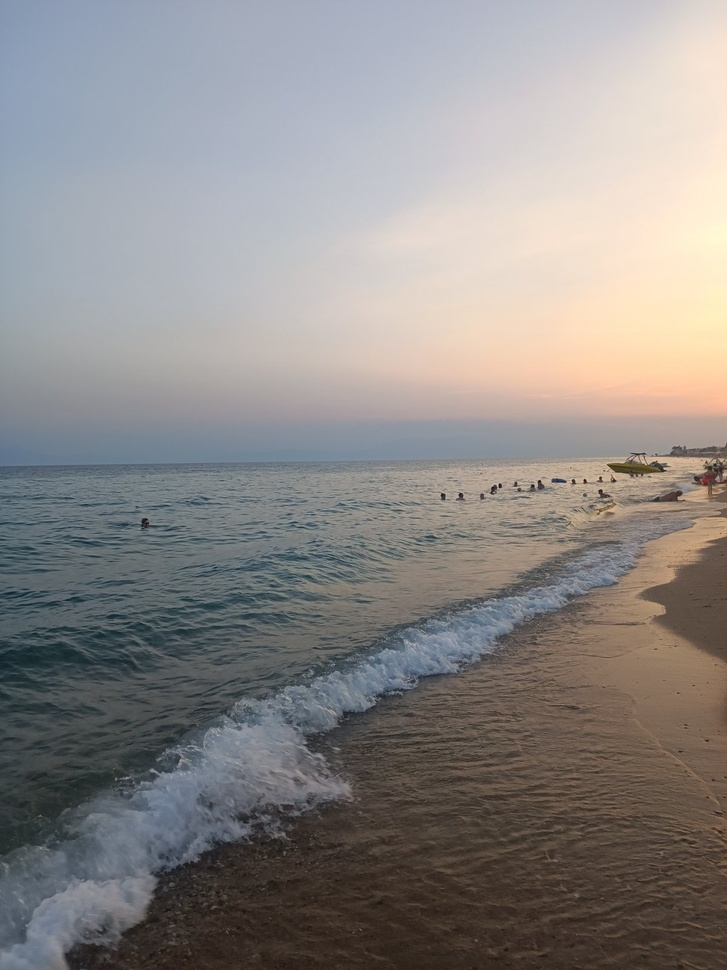
#> input picture gingham.jpg, 727 x 970 px, shrunk from 1200 x 1600 before the run, found by its file name
$ python Gingham.py
#> lines starting #> are read from the running program, lines starting #| are printed output that depends on the picture
#> further down, image is the input picture: shape (970, 727, 3); mean B, G, R 135.2, 136.8, 140.4
import cv2
import numpy as np
import matplotlib.pyplot as plt

def apply_gingham(image):
    image = image.astype(np.float32) / 255.0

    brightness = 0.5
    contrast = 1.1

    red_channel = [1.1, 0.0]
    green_channel = [1.1, 0.0]
    blue_channel = [1.2, 0.1]

    image = cv2.addWeighted(image, contrast, image, 0, brightness - 0.5)

    image[:, :, 2] = np.minimum(1.0, np.maximum(0.0, image[:, :, 2] * red_channel[0] + red_channel[1]))
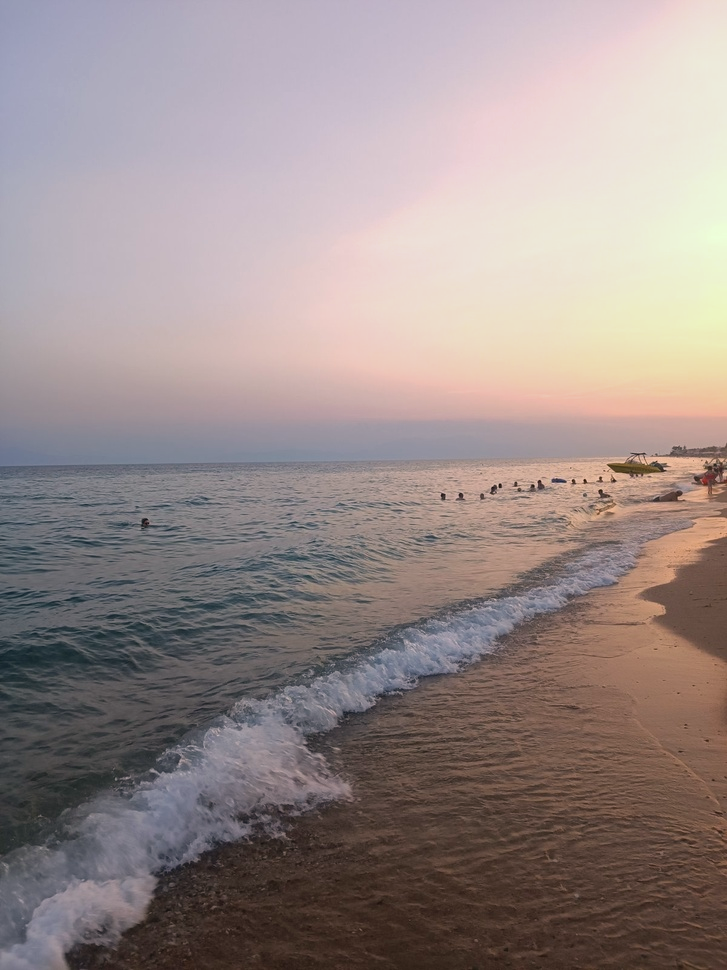
#> image: shape (970, 727, 3) float32; mean of channels 0, 1, 2 0.583, 0.59, 0.647; drawn with min black and max white
    image[:, :, 1] = np.minimum(1.0, np.maximum(0.0, image[:, :, 1] * green_channel[0] + green_channel[1]))
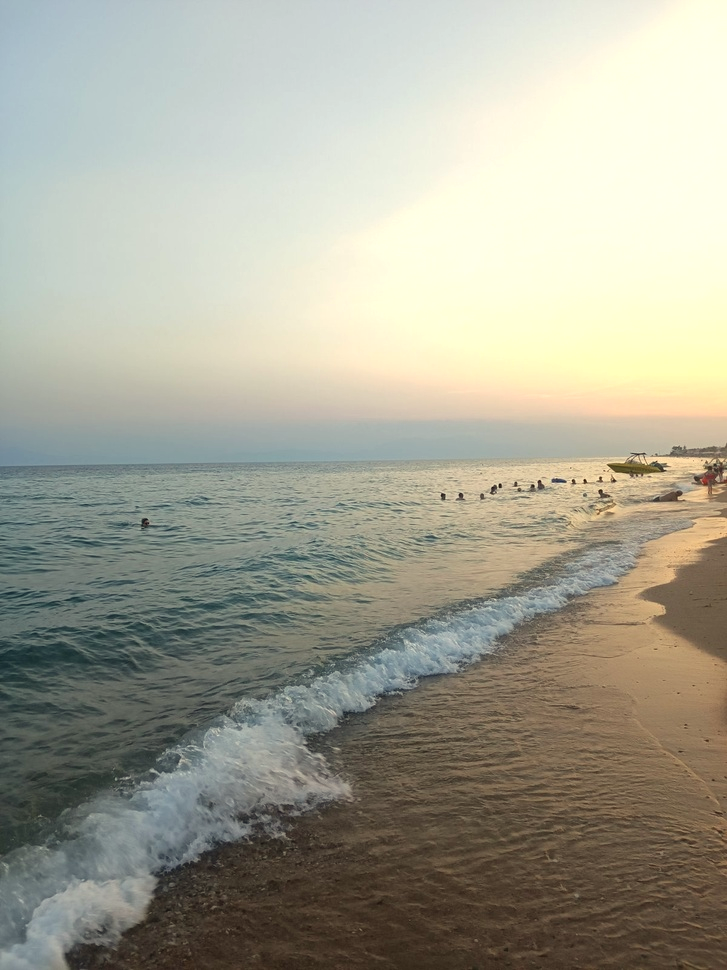
#> image: shape (970, 727, 3) float32; mean of channels 0, 1, 2 0.583, 0.642, 0.647; drawn as B, G, R
    image[:, :, 0] = np.minimum(1.0, np.maximum(0.0, image[:, :, 0] * blue_channel[0] + blue_channel[1]))
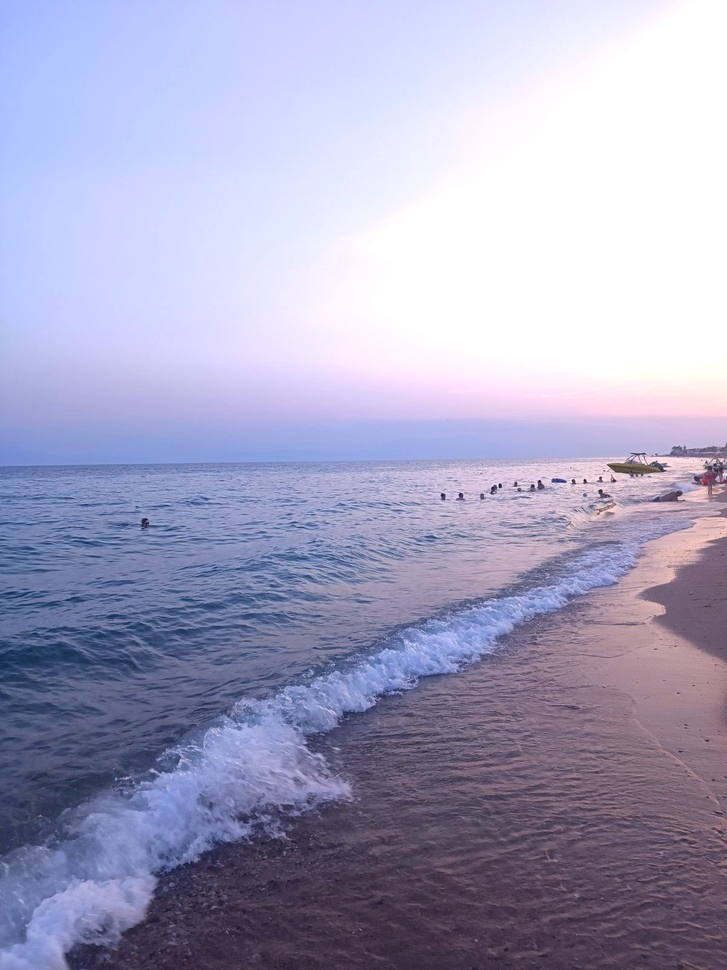
#> image: shape (970, 727, 3) float32; mean of channels 0, 1, 2 0.755, 0.642, 0.647; drawn as B, G, R

    image = (image * 255).astype(np.uint8)

    return image

image_path = 'C:\\Users\\ThinkPad E560\\Desktop\\Instagram filters project\\gingham.jpg'
image = cv2.imread(image_path)

if image is None:
    print("Грешка при вчитување на сликата. Провери ја патеката.")
    exit()

filtered_image = apply_gingham(image)

plt.subplot(1, 2, 1)
plt.imshow(cv2.cvtColor(image, cv2.COLOR_BGR2RGB))
plt.title('Original Image')

plt.subplot(1, 2, 2)
plt.imshow(cv2.cvtColor(filtered_image, cv2.COLOR_BGR2RGB))
plt.title('Gingham Filter')

plt.show()
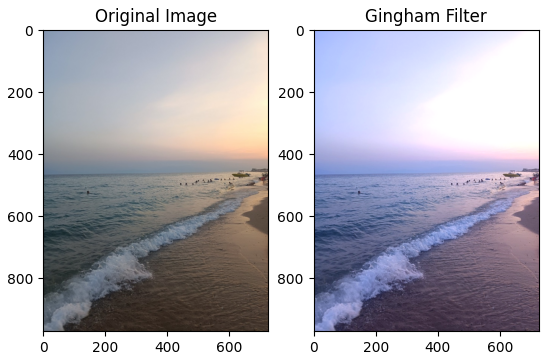
#> figure drawn by matplotlib, 2 panels

$ run again, with claredon.jpg copied over gingham.jpg
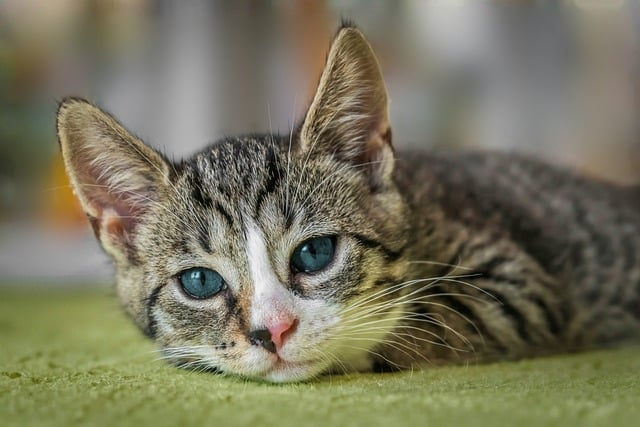
#> input picture claredon.jpg, 640 x 427 px, found by its file name
#> image is the input picture: shape (427, 640, 3); mean B, G, R 93.2, 116.1, 119.1
#> in apply_gingham, `image[:, :, 0] = np.minimum(1.0, np.maximum(0.0, image[:, :, 0] * blue..`:
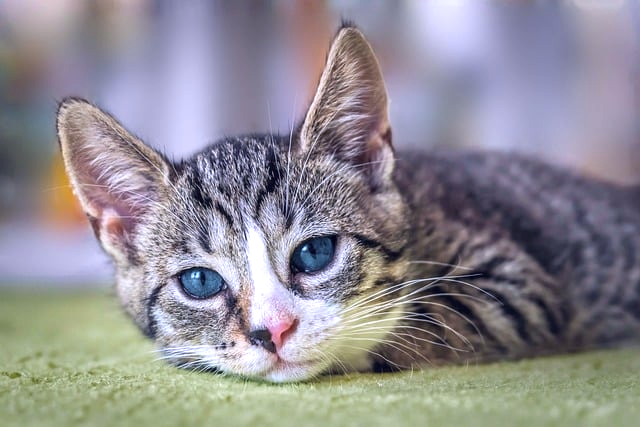
#> image: shape (427, 640, 3) float32; mean of channels 0, 1, 2 0.58, 0.55, 0.565; drawn as B, G, R
#> `plt.show()`:
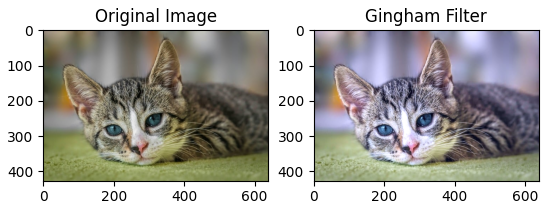
#> figure drawn by matplotlib, 2 panels

$ run again, with lark.jpg copied over gingham.jpg
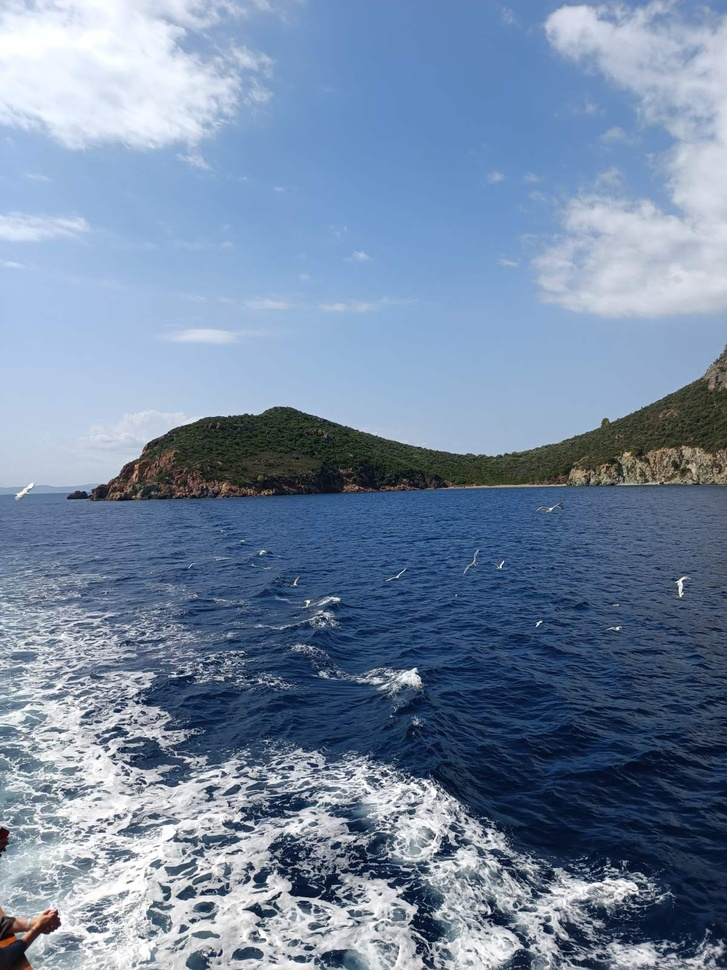
#> input picture lark.jpg, 727 x 970 px, shrunk from 1200 x 1600 before the run, found by its file name
#> image is the input picture: shape (970, 727, 3); mean B, G, R 162.6, 136.2, 116.6
#> in apply_gingham, `image[:, :, 0] = np.minimum(1.0, np.maximum(0.0, image[:, :, 0] * blue..`:
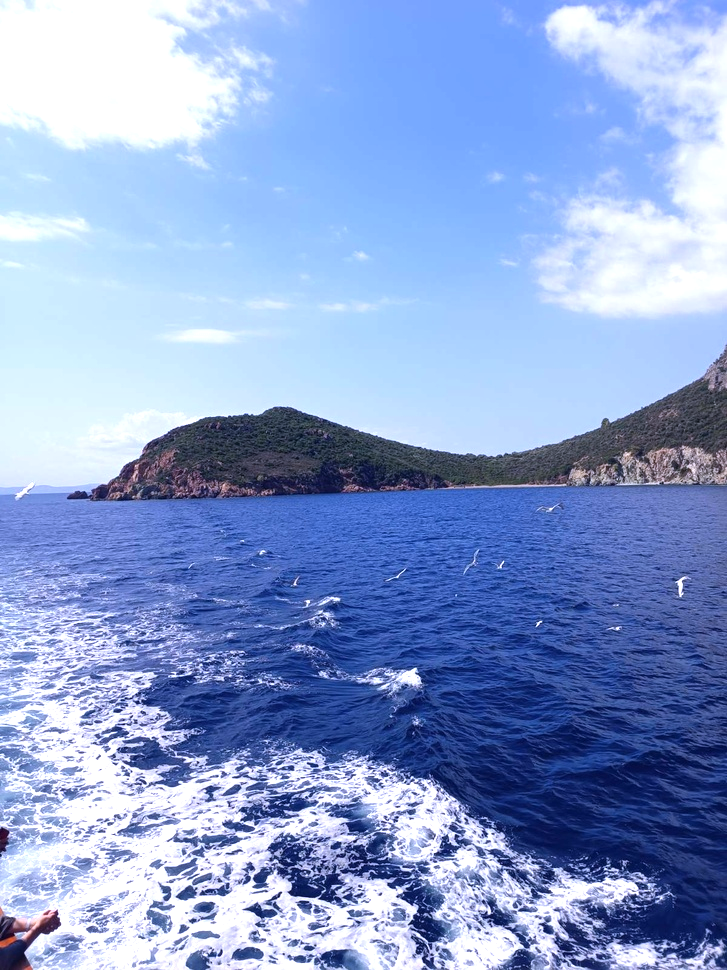
#> image: shape (970, 727, 3) float32; mean of channels 0, 1, 2 0.826, 0.637, 0.546; drawn as B, G, R
#> `plt.show()`:
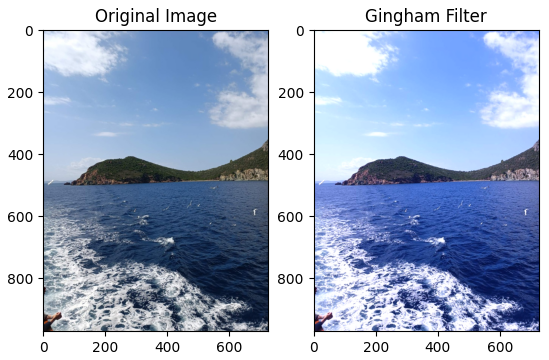
#> figure drawn by matplotlib, 2 panels

$ run again, with sierra.jpg copied over gingham.jpg
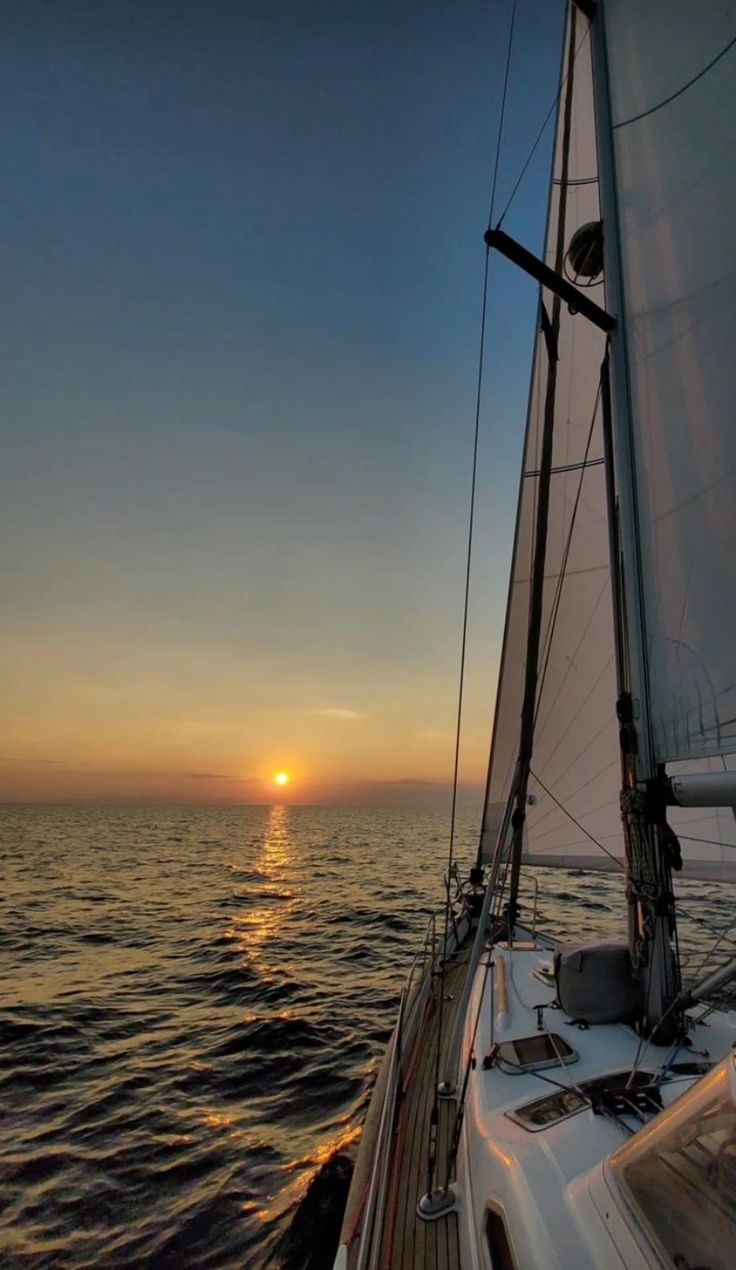
#> input picture sierra.jpg, 736 x 1270 px, found by its file name
#> image is the input picture: shape (1270, 736, 3); mean B, G, R 83.6, 87.4, 88.3
#> in apply_gingham, `image[:, :, 0] = np.minimum(1.0, np.maximum(0.0, image[:, :, 0] * blue..`:
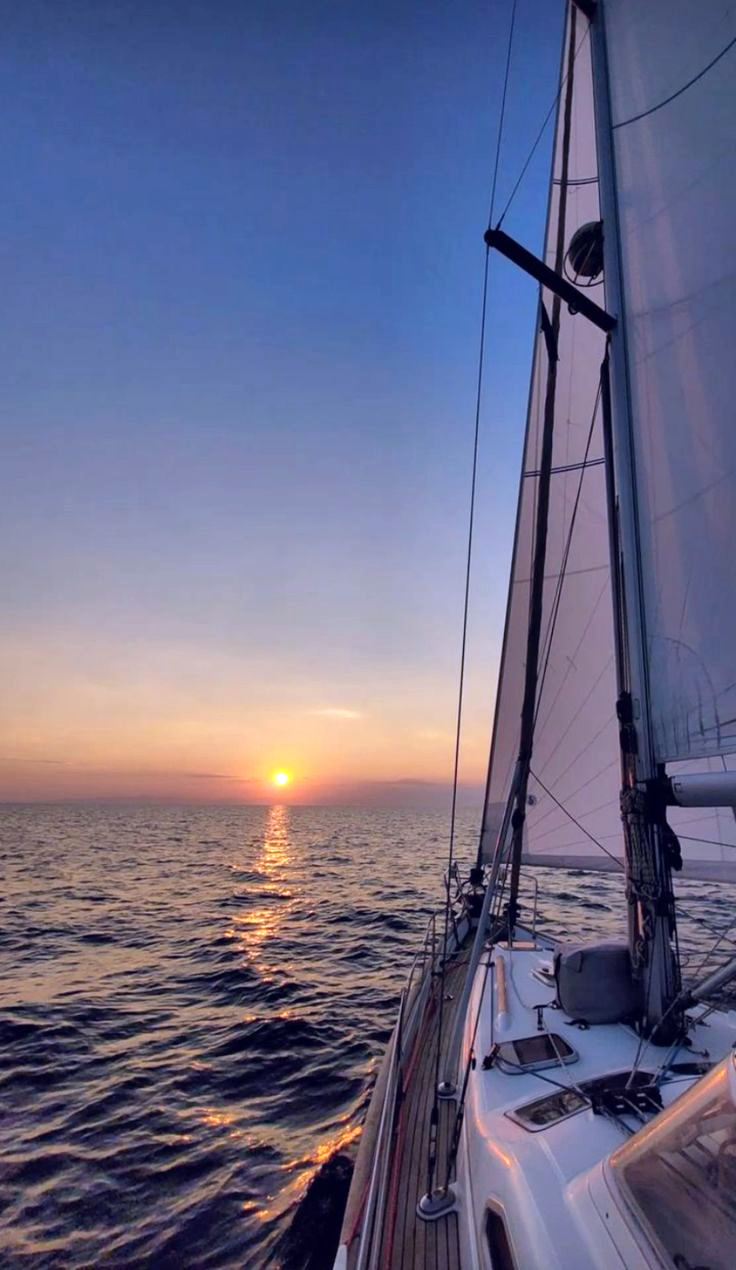
#> image: shape (1270, 736, 3) float32; mean of channels 0, 1, 2 0.533, 0.415, 0.418; drawn as B, G, R
#> `plt.show()`:
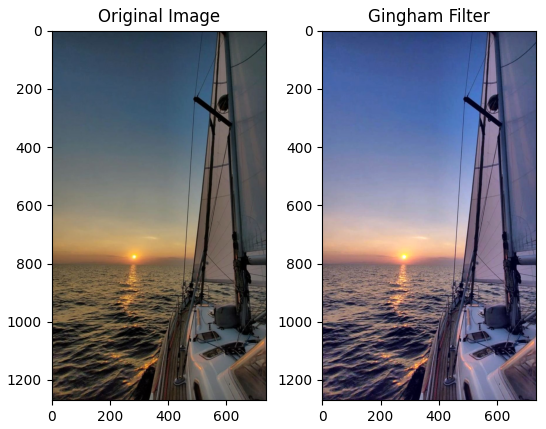
#> figure drawn by matplotlib, 2 panels
